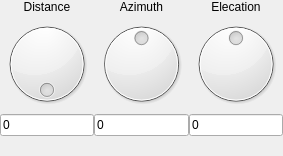
<?xml version="1.0" encoding="UTF-8"?>
<ui version="4.0">
 <class>CamControl</class>
 <widget class="QWidget" name="CamControl">
  <property name="geometry">
   <rect>
    <x>0</x>
    <y>0</y>
    <width>283</width>
    <height>156</height>
   </rect>
  </property>
  <property name="windowTitle">
   <string>Form</string>
  </property>
  <layout class="QVBoxLayout" name="verticalLayout">
   <property name="spacing">
    <number>0</number>
   </property>
   <property name="leftMargin">
    <number>0</number>
   </property>
   <property name="topMargin">
    <number>0</number>
   </property>
   <property name="rightMargin">
    <number>0</number>
   </property>
   <property name="bottomMargin">
    <number>0</number>
   </property>
   <item>
    <layout class="QHBoxLayout" name="horizontalLayout">
     <property name="spacing">
      <number>0</number>
     </property>
     <item>
      <layout class="QGridLayout" name="gridLayout">
       <item row="0" column="0">
        <widget class="QLabel" name="label">
         <property name="text">
          <string>Distance</string>
         </property>
         <property name="alignment">
          <set>Qt::AlignCenter</set>
         </property>
        </widget>
       </item>
       <item row="0" column="1">
        <widget class="QLabel" name="label_2">
         <property name="text">
          <string>Azimuth</string>
         </property>
         <property name="alignment">
          <set>Qt::AlignCenter</set>
         </property>
        </widget>
       </item>
       <item row="0" column="2">
        <widget class="QLabel" name="label_3">
         <property name="text">
          <string>Elecation</string>
         </property>
         <property name="alignment">
          <set>Qt::AlignCenter</set>
         </property>
        </widget>
       </item>
       <item row="1" column="0">
        <widget class="QDial" name="dial_distance">
         <property name="minimum">
          <number>0</number>
         </property>
         <property name="maximum">
          <number>1000</number>
         </property>
         <property name="value">
          <number>0</number>
         </property>
         <property name="wrapping">
          <bool>true</bool>
         </property>
        </widget>
       </item>
       <item row="1" column="1">
        <widget class="QDial" name="dial_azimuth">
         <property name="minimum">
          <number>-180</number>
         </property>
         <property name="maximum">
          <number>180</number>
         </property>
         <property name="wrapping">
          <bool>true</bool>
         </property>
        </widget>
       </item>
       <item row="1" column="2">
        <widget class="QDial" name="dial_elevation">
         <property name="minimum">
          <number>-90</number>
         </property>
         <property name="maximum">
          <number>90</number>
         </property>
         <property name="invertedAppearance">
          <bool>false</bool>
         </property>
         <property name="wrapping">
          <bool>true</bool>
         </property>
         <property name="notchesVisible">
          <bool>false</bool>
         </property>
        </widget>
       </item>
       <item row="2" column="0">
        <widget class="QLineEdit" name="lineEdit_distance">
         <property name="text">
          <string>0</string>
         </property>
        </widget>
       </item>
       <item row="2" column="1">
        <widget class="QLineEdit" name="lineEdit_azimuth">
         <property name="text">
          <string>0</string>
         </property>
        </widget>
       </item>
       <item row="2" column="2">
        <widget class="QLineEdit" name="lineEdit_elevation">
         <property name="text">
          <string>0</string>
         </property>
        </widget>
       </item>
      </layout>
     </item>
     <item>
      <spacer name="horizontalSpacer">
       <property name="orientation">
        <enum>Qt::Horizontal</enum>
       </property>
       <property name="sizeHint" stdset="0">
        <size>
         <width>40</width>
         <height>20</height>
        </size>
       </property>
      </spacer>
     </item>
    </layout>
   </item>
   <item>
    <spacer name="verticalSpacer">
     <property name="orientation">
      <enum>Qt::Vertical</enum>
     </property>
     <property name="sizeHint" stdset="0">
      <size>
       <width>20</width>
       <height>3</height>
      </size>
     </property>
    </spacer>
   </item>
  </layout>
 </widget>
 <resources/>
 <connections/>
</ui>
